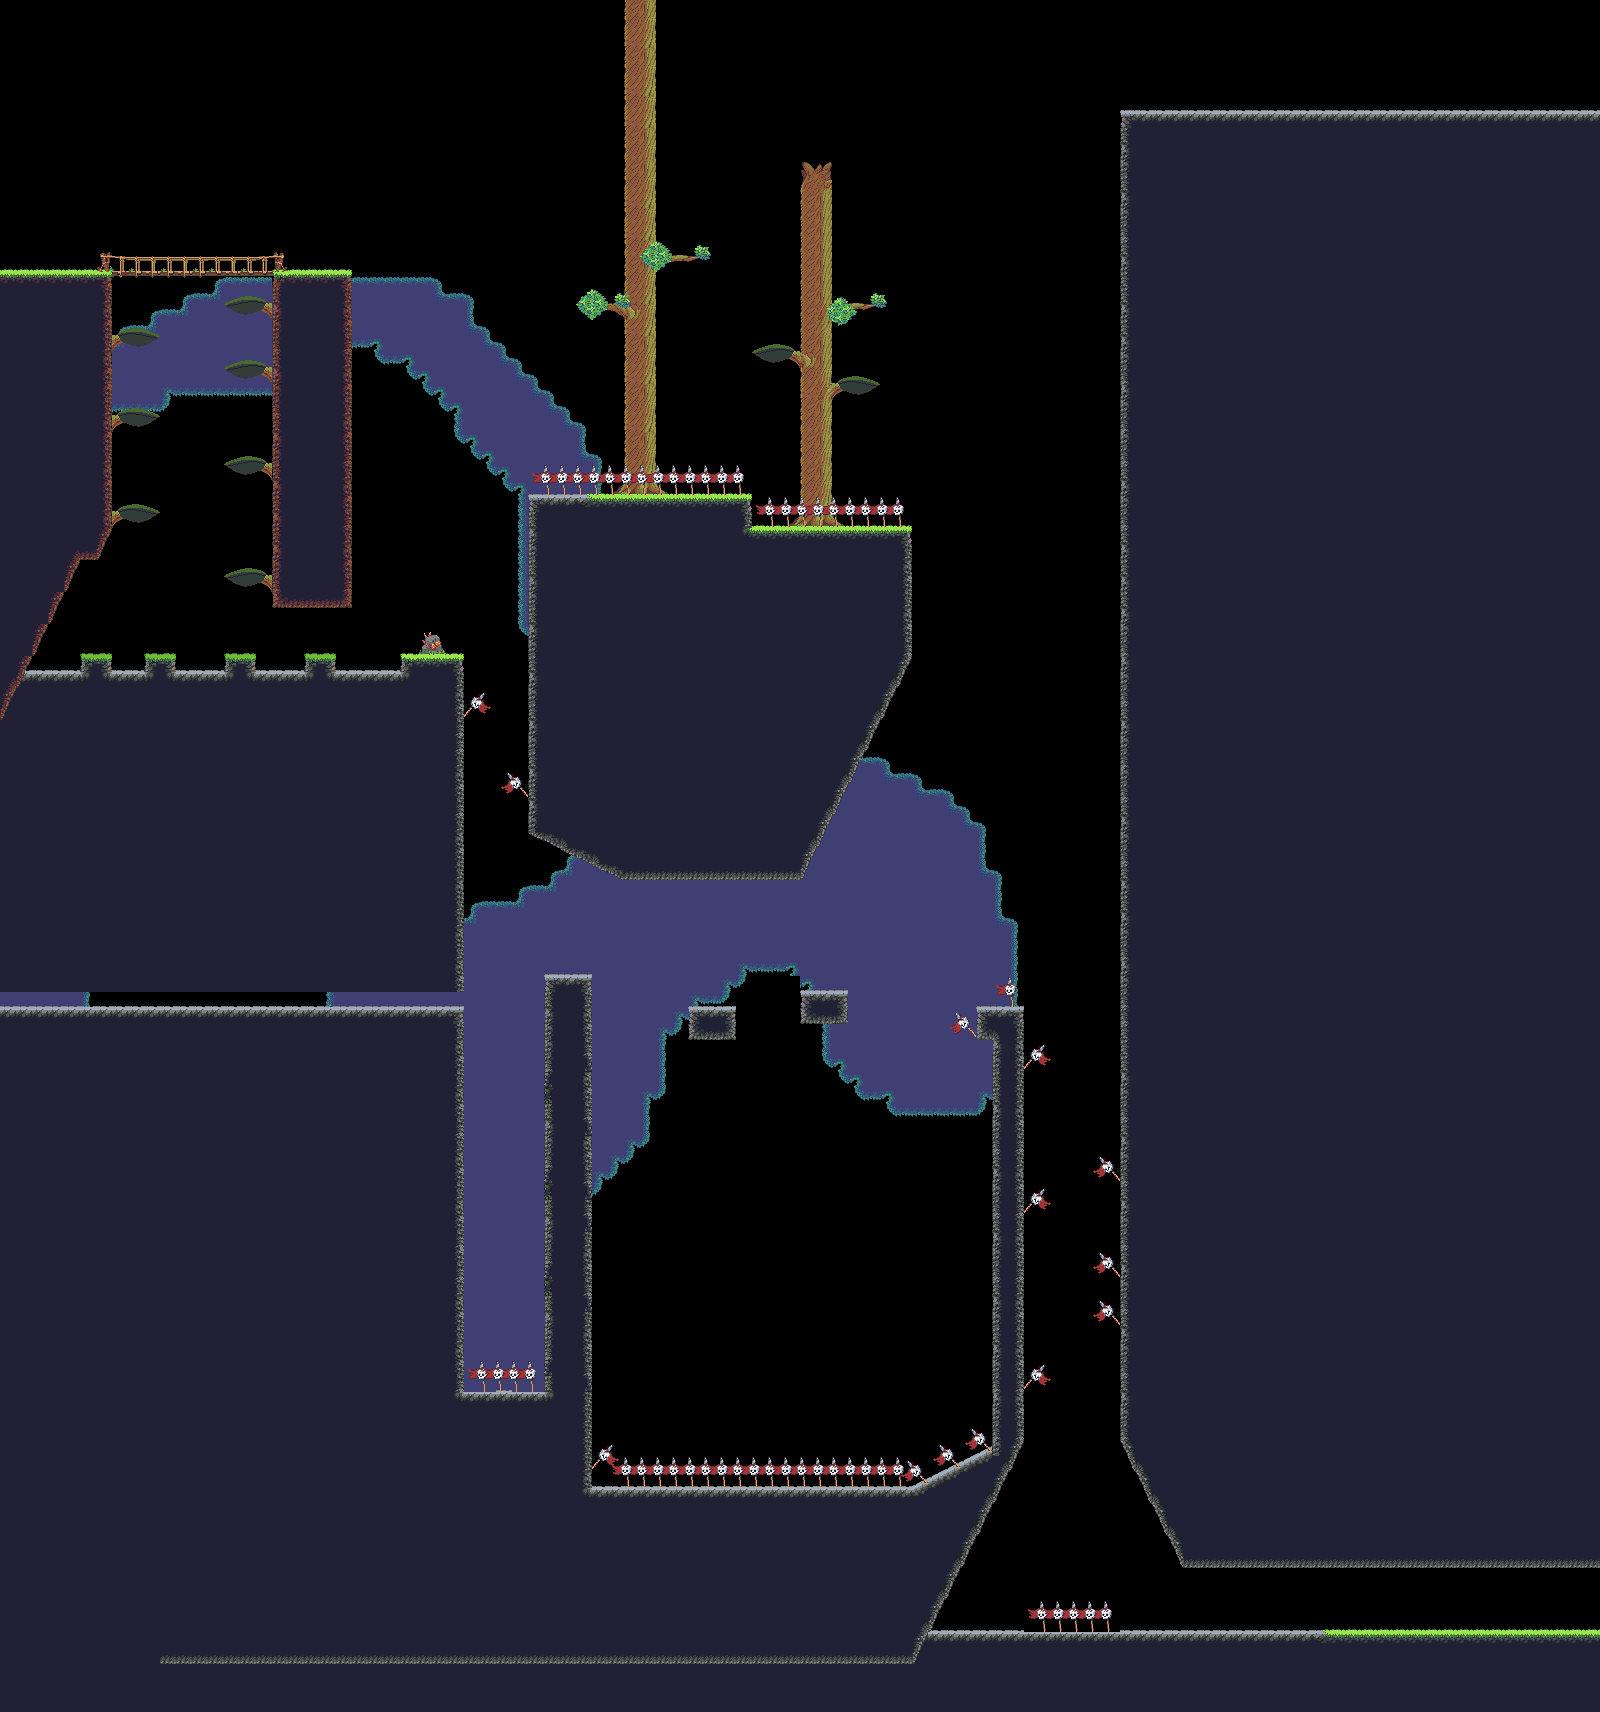

Tiled map render using the project's own tile images. Description and the map definition, with tile-layer contents summarised, below:
An orthogonal 100x107 tile map with 16x16 px tiles, 4 tile layers (Tile Layer 4, Tile Layer 3, Tile Layer 2, Tile Layer 1), 2 tilesets and 127 objects (63x dangerShape, 22x coin, 10x plat, 2x vine).

<map version="1.0" orientation="orthogonal" renderorder="right-down" width="100" height="107" tilewidth="16" tileheight="16" nextobjectid="338">
 <tileset firstgid="1" name="Jungle_terrainwater" tilewidth="16" tileheight="16" spacing="2" margin="1" tilecount="420" columns="28">
  <image source="tilesets/Jungle_terrainwater.png" width="504" height="270" />
 </tileset>
 <tileset firstgid="421" name="Jungle_environment" tilewidth="16" tileheight="16" tilecount="91" columns="13">
  <image source="tilesets/Jungle_environment.png" width="208" height="112" />
 </tileset>
 <layer name="Tile Layer 4" width="100" height="107">
  <data>[10700 cells, 3043 non-empty, 93 distinct tile ids]</data>
 </layer>
 <layer name="Tile Layer 3" width="100" height="107">
  <data>[10700 cells, 5570 non-empty, 101 distinct tile ids]</data>
 </layer>
 <layer name="Tile Layer 2" width="100" height="107">
  <data>[10700 cells, 483 non-empty, 62 distinct tile ids]</data>
 </layer>
 <layer name="Tile Layer 1" width="100" height="107">
  <data>[10700 cells, 86 non-empty, 8 distinct tile ids]</data>
 </layer>
 <objectgroup name="Collisions">
  <object id="155" x="2" y="714">
   <polygon points="0,0 78,-155 -2,-154" />
  </object>
  <object id="156" x="108" y="529">
   <polygon points="0,0 -11,30 -31,29 -106,29" />
  </object>
  <object id="157" x="0" y="272" width="112" height="256" />
  <object id="158" x="272" y="272" width="80" height="336" />
  <object id="165" x="0" y="672" width="464" height="320" />
  <object id="166" x="80" y="656" width="32" height="16" />
  <object id="168" x="144" y="656" width="32" height="16" />
  <object id="169" x="224" y="656" width="32" height="16" />
  <object id="170" x="304" y="656" width="32" height="16" />
  <object id="171" x="400" y="656" width="64" height="16" />
  <object id="172" x="528" y="496" width="224" height="336" />
  <object id="173" x="752" y="528" width="160" height="128" />
  <object id="174" x="912" y="656">
   <polygon points="0,0 -112,224 -112,0" />
  </object>
  <object id="176" x="532" y="832">
   <polygon points="0,0 92,48 92,0" />
  </object>
  <object id="177" x="624" y="832" width="176" height="48" />
  <object id="179" x="544" y="976" width="48" height="416.5" />
  <object id="180" x="688" y="1008" width="48" height="32" />
  <object id="181" x="800" y="992" width="48" height="32" />
  <object id="183" name="plat" x="112" y="336">
   <polyline points="0,0 48,0" />
  </object>
  <object id="184" name="plat" x="224" y="304">
   <polyline points="0,0 48,0" />
  </object>
  <object id="185" name="plat" x="229" y="368">
   <polyline points="0,0 48,0" />
  </object>
  <object id="186" name="plat" x="114" y="415">
   <polyline points="0,0 48,0" />
  </object>
  <object id="187" name="plat" x="225.5" y="464.5">
   <polyline points="0,0 48,0" />
  </object>
  <object id="188" name="plat" x="111.5" y="512">
   <polyline points="0,0 48,0" />
  </object>
  <object id="189" name="plat" x="223" y="574.5">
   <polyline points="0,0 48,0" />
  </object>
  <object id="190" name="plat" x="112" y="272">
   <polyline points="0,0 160,0" />
  </object>
  <object id="203" x="0" y="1008" width="464" height="384" />
  <object id="204" x="464" y="1392" width="80" height="16" />
  <object id="205" x="976" y="1008" width="48" height="32" />
  <object id="209" x="912" y="1488">
   <polygon points="0,0 79.3333,-39.3333 80,0" />
  </object>
  <object id="210" x="544" y="1392" width="48" height="96" />
  <object id="211" x="592" y="1488" width="320" height="48" />
  <object id="212" x="992" y="1040" width="32" height="400" />
  <object id="213" x="1120" y="112" width="112" height="1328" />
  <object id="214" x="1120" y="1440">
   <polygon points="0,0 64,128 64,0" />
  </object>
  <object id="215" x="1184" y="1440" width="416" height="128" />
  <object id="220" x="880" y="1632" width="768" height="112" />
  <object id="221" x="1024" y="1440">
   <polygon points="0,0 -96,192 -32,0" />
  </object>
  <object id="311" name="plat" x="752" y="352">
   <polyline points="0,0 48,0" />
  </object>
  <object id="337" name="plat" x="832" y="384">
   <polyline points="0,0 48,0" />
  </object>
 </objectgroup>
 <objectgroup name="Entities">
  <!-- 87 objects omitted --></objectgroup>
</map>
<!-- 87 of 127 objects omitted -->
